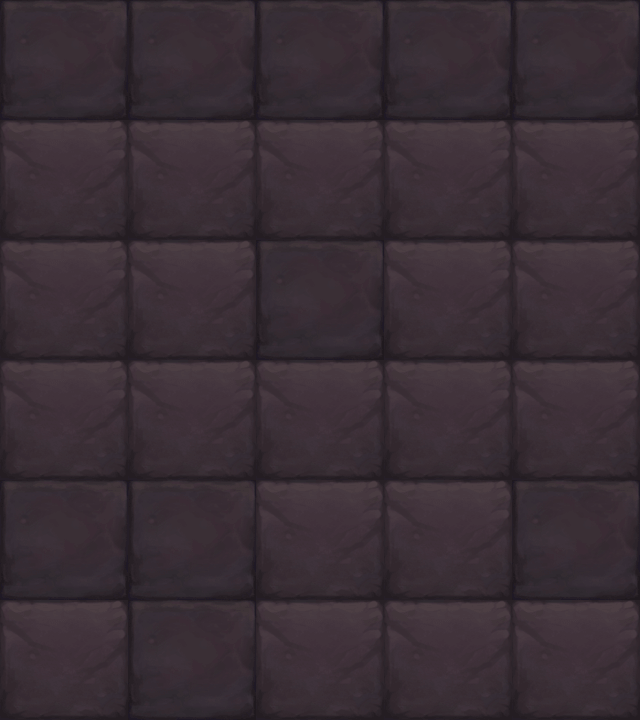

Rendered tile map (Tiled .tmx) drawn with the repository's tilesets; below, a short description and the map source with its tile grids summarised:
An orthogonal 5x6 tile map with 128x120 px tiles, 1 tile layer (块层 1).

<map version="1.0" orientation="orthogonal" width="5" height="6" tilewidth="128" tileheight="120">
 <tileset firstgid="1" name="map029" tilewidth="128" tileheight="120">
  <image source="map029.png" width="256" height="120" />
 </tileset>
 <layer name="块层 1" width="5" height="6">
  <data>[30 cells, 30 non-empty, 2 distinct tile ids]</data>
 </layer>
</map>
